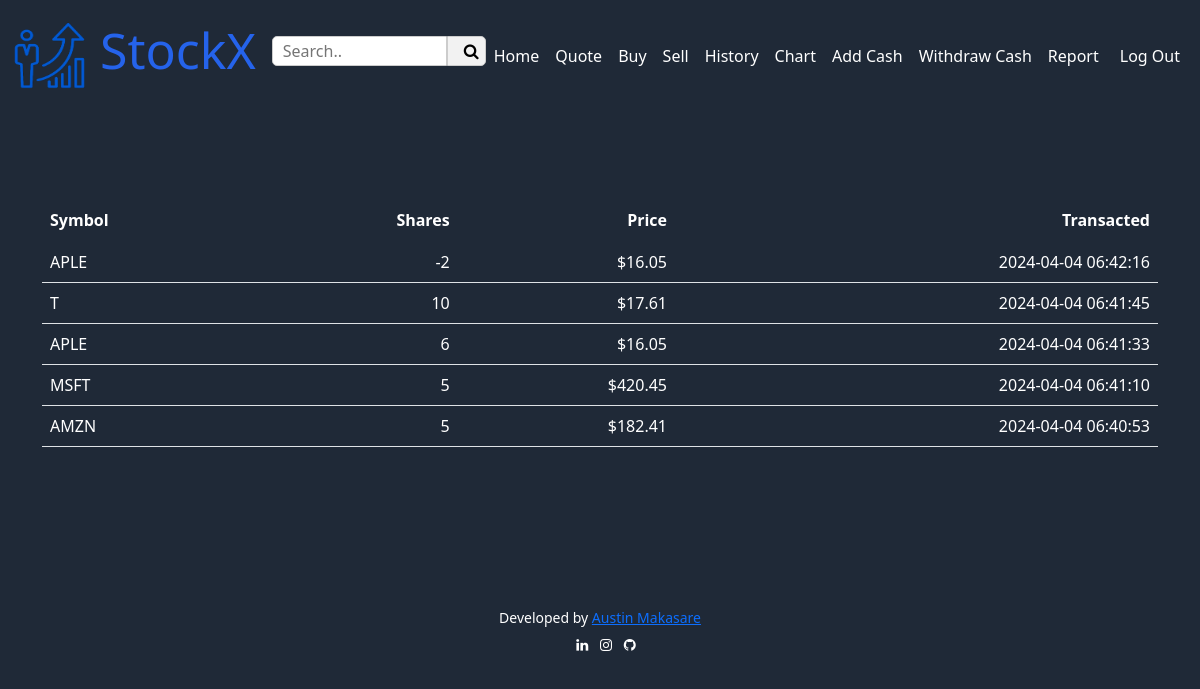
/history (signed in), run on the app's committed database.
### tables this page shows
CREATE TABLE transactions (
id INTEGER PRIMARY KEY AUTOINCREMENT,
user_id INTEGER NOT NULL,
symbol TEXT NOT NULL,
shares INTEGER NOT NULL,
price NUMERIC NOT NULL,
timestamp DATETIME DEFAULT CURRENT_TIMESTAMP,
FOREIGN KEY (user_id) REFERENCES users(id)
);

### app.py (the view)
@app.route("/history")
@login_required
def history():
    user_id = session["user_id"]
    stock_data = db.execute(
        "SELECT symbol, shares, price, timestamp FROM transactions WHERE user_id = ? ORDER BY timestamp DESC",
        user_id)
    return render_template("history.html", stock_data=stock_data)

### app.py (called while the page is built)
@app.after_request
def after_request(response):
    response.headers["Cache-Control"] = "no-cache, no-store, must-revalidate"
    response.headers["Expires"] = 0
    response.headers["Pragma"] = "no-cache"
    return response

### helpers.py (called while the page is built)
def login_required(f):
    @wraps(f)
    def decorated_function(*args, **kwargs):
        if session.get("user_id") is None:
            return redirect("/login")
        return f(*args, **kwargs)
    return decorated_function

def usd(value):
    return f"${value:,.2f}"

### templates/history.html (shortened to what this page needs)
{% extends "layout.html" %}
{% block main %}
    <main class="container py-5 text-center">
        <table class= "table tcolor">
            <thead >
                <tr>
                    <th class="text-start">Symbol</th>
                    <th class="text-end">Shares</th>
                    <th class="text-end">Price</th>
                    <th class="text-end">Transacted</th>
                </tr>
            </thead>
            <tbody>
                {% for data in stock_data %}
                    <tr >
                        <td class="text-start">{{data.symbol}}</td>
                        <td class="text-end">{{data.shares}}</td>
                        <td class="text-end">{{data.price|usd}}</td>
                        <td class="text-end">{{data.timestamp}}</td>
                    </tr>
                {% endfor %}
            </tbody>
        </table>
    </main>
{% endblock %}

### static/styles.css (style rules this page uses)
body { background-color:#1f2937; }
.tcolor { color: white; }
.table { color:white; border-radius: 10px; }
.table>thead>tr>th { vertical-align: bottom; border-bottom: 2px solid transparent; }

### data on the page
transactions: symbol "APLE", shares "-2", price "$16.05", timestamp "2024-04-04 06:42:16"
transactions: symbol "T", shares "10", price "$17.61", timestamp "2024-04-04 06:41:45"
transactions: symbol "APLE", shares "6", price "$16.05", timestamp "2024-04-04 06:41:33"
transactions: symbol "MSFT", shares "5", price "$420.45", timestamp "2024-04-04 06:41:10"
transactions: symbol "AMZN", shares "5", price "$182.41", timestamp "2024-04-04 06:40:53"
